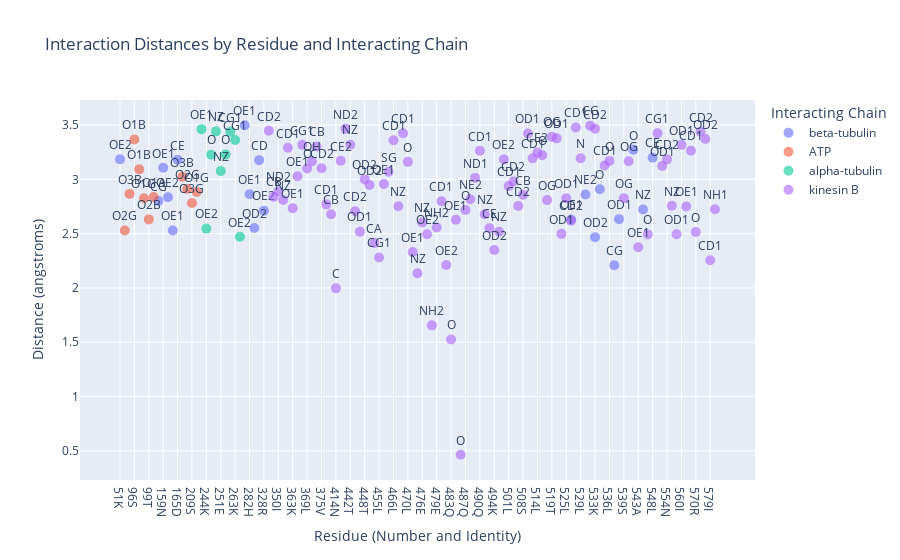

Notebook code for this chart:
### Markdown cell above
E

### Code cell
import pandas as pd
import plotly.express as px

# Define the path to the CSV file
csv_file_path = "/Users/jazzeruncal/git/Jazzer_surf/3d_predictions/same_seed/Seed_1/interactions_all_files.csv"

# Read the CSV file into a DataFrame
df = pd.read_csv(csv_file_path)

# Filter to get the shortest distances for each interaction
df = df.loc[df[df['chain'] == 'A'].groupby(['file', 'resi', 'interacting_chain'])['distance (angstroms)'].idxmin()]

# Exclude interactions with Mg and chain letters A, G, H
df = df[(df['interacting_resn'] != 'MG') & (~df['interacting_chain'].isin(['A', 'G', 'H']))].reset_index(drop=True)

# Map interacting_resn to single-letter codes for better readability
aa_dict = {
    'ALA': 'A', 'ARG': 'R', 'ASN': 'N', 'ASP': 'D', 'CYS': 'C', 'GLN': 'Q', 'GLU': 'E', 'GLY': 'G',
    'HIS': 'H', 'ILE': 'I', 'LEU': 'L', 'LYS': 'K', 'MET': 'M', 'PHE': 'F', 'PRO': 'P', 'SER': 'S',
    'THR': 'T', 'TRP': 'W', 'TYR': 'Y', 'VAL': 'V'
}
df['residue_one_letter'] = df['resn'].map(aa_dict)
df['residue'] = df['resi'].astype(str) + df['residue_one_letter']

# Replace chain letters with descriptive names
chain_map = {
    'B': 'kinesin B',
    'C': 'alpha-tubulin',
    'D': 'beta-tubulin',
    'E': 'ATP',
    'F': 'ATP'
}
df['interacting_chain'] = df['interacting_chain'].map(chain_map)

# Filter to specific files
df = df.loc[df['file'].isin([
    'fold_e_atp_tub_seed1_model_0', 
    ])]

# Group by file and interacting chain, keeping residues in order
grouped = df.groupby(['file', 'interacting_chain'])

# Create a list to store the output rows
output_rows = []

# Iterate over each group and extract information
for (file, chain), group in grouped:
    for _, row in group.iterrows():
        output_rows.append({
            'file': file,
            'interacting_chain': chain,
            'interacting_atom': row['interacting_atom'],
            'residue_number': row['resi'],
            'amino_acid': row['residue_one_letter'],
            'distance (angstroms)': row['distance (angstroms)'],
        })

# Convert the list to a DataFrame
interaction_df = pd.DataFrame(output_rows)

# Display the resulting DataFrame
interaction_df

interaction_df.to_csv("interaction_summary.csv", index=False)



# Load the data
csv_file_path = "interaction_summary.csv"
interaction_df = pd.read_csv(csv_file_path)

# Create a new column for the x-axis labels by concatenating residue number and amino acid
interaction_df['residue_label'] = interaction_df['residue_number'].astype(str) + interaction_df['amino_acid']

# Sort the dataframe by file and residue number to maintain order
interaction_df = interaction_df.sort_values(by=['file', 'residue_number'])

# Convert residue_label to a categorical type with the correct order
interaction_df['residue_label'] = pd.Categorical(interaction_df['residue_label'], 
                                                 categories=sorted(interaction_df['residue_label'].unique(), key=lambda x: int(''.join(filter(str.isdigit, x)))), 
                                                 ordered=True)

# Scatter plot for interaction distances with custom x-axis labels
fig_scatter = px.scatter(interaction_df, x='residue_label', y='distance (angstroms)', color='interacting_chain', text='interacting_atom',
                         title='Interaction Distances by Residue and Interacting Chain',
                         labels={'residue_label': 'Residue (Number and Identity)', 'distance (angstroms)': 'Distance (angstroms)', 'interacting_chain': 'Interacting Chain'},
                         hover_data=['file'])

fig_scatter.update_traces(textposition='top center', marker=dict(size=10, opacity=0.6))
fig_scatter.update_layout(xaxis={'categoryorder':'array', 'categoryarray': interaction_df['residue_label'].cat.categories})

# Show the plot
fig_scatter.show()

### Figure 1 — Plotly figure (JSON) as saved in the notebook; plotly's stock layout.template omitted (floating-point values rounded to 4 significant figures)
{"data": [{"customdata": [["fold_e_atp_tub_seed1_model_0"], ["fold_e_atp_tub_seed1_model_0"], ["fold_e_atp_tub_seed1_model_0"], ["fold_e_atp_tub_seed1_model_0"], ["fold_e_atp_tub_seed1_model_0"], ["fold_e_atp_tub_seed1_model_0"], ["fold_e_atp_tub_seed1_model_0"], ["fold_e_atp_tub_seed1_model_0"], ["fold_e_atp_tub_seed1_model_0"], ["fold_e_atp_tub_seed1_model_0"], ["fold_e_atp_tub_seed1_model_0"], ["fold_e_atp_tub_seed1_model_0"], ["fold_e_atp_tub_seed1_model_0"], ["fold_e_atp_tub_seed1_model_0"], ["fold_e_atp_tub_seed1_model_0"], ["fold_e_atp_tub_seed1_model_0"], ["fold_e_atp_tub_seed1_model_0"], ["fold_e_atp_tub_seed1_model_0"], ["fold_e_atp_tub_seed1_model_0"], ["fold_e_atp_tub_seed1_model_0"]], "hovertemplate": "Interacting Chain=beta-tubulin<br>Residue (Number and Identity)=%{x}<br>Distance (angstroms)=%{y}<br>interacting_atom=%{text}<br>file=%{customdata[0]}<extra></extra>", "legendgroup": "beta-tubulin", "marker": {"color": "#636efa", "opacity": 0.6, "size": 10, "symbol": "circle"}, "mode": "markers+text", "name": "beta-tubulin", "orientation": "v", "showlegend": true, "text": ["OE2", "CG", "OE1", "OE2", "OE1", "CE", "OE1", "OE1", "OD2", "CD", "OE2", "OE1", "NE2", "OD2", "O", "CG", "OD1", "O", "NZ", "CE"], "textposition": "top center", "type": "scatter", "x": ["51K", "148K", "159N", "163H", "164E", "165D", "280K", "282H", "286R", "287D", "328R", "526N", "530S", "533K", "534L", "537E", "538K", "541F", "545E", "548L"], "xaxis": "x", "y": [3.184, 2.8, 3.106, 2.834, 2.528, 3.179, 3.498, 2.863, 2.552, 3.176, 2.711, 2.63, 2.859, 2.468, 2.908, 2.208, 2.633, 3.272, 2.723, 3.2], "yaxis": "y"}, {"customdata": [["fold_e_atp_tub_seed1_model_0"], ["fold_e_atp_tub_seed1_model_0"], ["fold_e_atp_tub_seed1_model_0"], ["fold_e_atp_tub_seed1_model_0"], ["fold_e_atp_tub_seed1_model_0"], ["fold_e_atp_tub_seed1_model_0"], ["fold_e_atp_tub_seed1_model_0"], ["fold_e_atp_tub_seed1_model_0"], ["fold_e_atp_tub_seed1_model_0"], ["fold_e_atp_tub_seed1_model_0"], ["fold_e_atp_tub_seed1_model_0"]], "hovertemplate": "Interacting Chain=ATP<br>Residue (Number and Identity)=%{x}<br>Distance (angstroms)=%{y}<br>interacting_atom=%{text}<br>file=%{customdata[0]}<extra></extra>", "legendgroup": "ATP", "marker": {"color": "#EF553B", "opacity": 0.6, "size": 10, "symbol": "circle"}, "mode": "markers+text", "name": "ATP", "orientation": "v", "showlegend": true, "text": ["O2G", "O3B", "O1B", "O1B", "O1G", "O2B", "O1A", "O3B", "O2G", "O3G", "O1G"], "textposition": "top center", "type": "scatter", "x": ["94T", "95S", "96S", "97G", "98K", "99T", "100H", "205N", "208S", "209S", "241G"], "xaxis": "x", "y": [2.529, 2.866, 3.367, 3.092, 2.825, 2.631, 2.838, 3.023, 2.911, 2.782, 2.884], "yaxis": "y"}, {"customdata": [["fold_e_atp_tub_seed1_model_0"], ["fold_e_atp_tub_seed1_model_0"], ["fold_e_atp_tub_seed1_model_0"], ["fold_e_atp_tub_seed1_model_0"], ["fold_e_atp_tub_seed1_model_0"], ["fold_e_atp_tub_seed1_model_0"], ["fold_e_atp_tub_seed1_model_0"], ["fold_e_atp_tub_seed1_model_0"], ["fold_e_atp_tub_seed1_model_0"]], "hovertemplate": "Interacting Chain=alpha-tubulin<br>Residue (Number and Identity)=%{x}<br>Distance (angstroms)=%{y}<br>interacting_atom=%{text}<br>file=%{customdata[0]}<extra></extra>", "legendgroup": "alpha-tubulin", "marker": {"color": "#00cc96", "opacity": 0.6, "size": 10, "symbol": "circle"}, "mode": "markers+text", "name": "alpha-tubulin", "orientation": "v", "showlegend": true, "text": ["OE1", "OE2", "O", "NZ", "NZ", "O", "CG1", "CG1", "OE2"], "textposition": "top center", "type": "scatter", "x": ["242S", "244K", "245V", "250A", "251E", "259K", "262N", "263K", "266S"], "xaxis": "x", "y": [3.462, 2.546, 3.227, 3.441, 3.076, 3.228, 3.437, 3.362, 2.471], "yaxis": "y"}, {"customdata": [["fold_e_atp_tub_seed1_model_0"], ["fold_e_atp_tub_seed1_model_0"], ["fold_e_atp_tub_seed1_model_0"], ["fold_e_atp_tub_seed1_model_0"], ["fold_e_atp_tub_seed1_model_0"], ["fold_e_atp_tub_seed1_model_0"], ["fold_e_atp_tub_seed1_model_0"], ["fold_e_atp_tub_seed1_model_0"], ["fold_e_atp_tub_seed1_model_0"], ["fold_e_atp_tub_seed1_model_0"], ["fold_e_atp_tub_seed1_model_0"], ["fold_e_atp_tub_seed1_model_0"], ["fold_e_atp_tub_seed1_model_0"], ["fold_e_atp_tub_seed1_model_0"], ["fold_e_atp_tub_seed1_model_0"], ["fold_e_atp_tub_seed1_model_0"], ["fold_e_atp_tub_seed1_model_0"], ["fold_e_atp_tub_seed1_model_0"], ["fold_e_atp_tub_seed1_model_0"], ["fold_e_atp_tub_seed1_model_0"], ["fold_e_atp_tub_seed1_model_0"], ["fold_e_atp_tub_seed1_model_0"], ["fold_e_atp_tub_seed1_model_0"], ["fold_e_atp_tub_seed1_model_0"], ["fold_e_atp_tub_seed1_model_0"], ["fold_e_atp_tub_seed1_model_0"], ["fold_e_atp_tub_seed1_model_0"], ["fold_e_atp_tub_seed1_model_0"], ["fold_e_atp_tub_seed1_model_0"], ["fold_e_atp_tub_seed1_model_0"], ["fold_e_atp_tub_seed1_model_0"], ["fold_e_atp_tub_seed1_model_0"], ["fold_e_atp_tub_seed1_model_0"], ["fold_e_atp_tub_seed1_model_0"], ["fold_e_atp_tub_seed1_model_0"], ["fold_e_atp_tub_seed1_model_0"], ["fold_e_atp_tub_seed1_model_0"], ["fold_e_atp_tub_seed1_model_0"], ["fold_e_atp_tub_seed1_model_0"], ["fold_e_atp_tub_seed1_model_0"], ["fold_e_atp_tub_seed1_model_0"], ["fold_e_atp_tub_seed1_model_0"], ["fold_e_atp_tub_seed1_model_0"], ["fold_e_atp_tub_seed1_model_0"], ["fold_e_atp_tub_seed1_model_0"], ["fold_e_atp_tub_seed1_model_0"], ["fold_e_atp_tub_seed1_model_0"], ["fold_e_atp_tub_seed1_model_0"], ["fold_e_atp_tub_seed1_model_0"], ["fold_e_atp_tub_seed1_model_0"], ["fold_e_atp_tub_seed1_model_0"], ["fold_e_atp_tub_seed1_model_0"], ["fold_e_atp_tub_seed1_model_0"], ["fold_e_atp_tub_seed1_model_0"], ["fold_e_atp_tub_seed1_model_0"], ["fold_e_atp_tub_seed1_model_0"], ["fold_e_atp_tub_seed1_model_0"], ["fold_e_atp_tub_seed1_model_0"], ["fold_e_atp_tub_seed1_model_0"], ["fold_e_atp_tub_seed1_model_0"], ["fold_e_atp_tub_seed1_model_0"], ["fold_e_atp_tub_seed1_model_0"], ["fold_e_atp_tub_seed1_model_0"], ["fold_e_atp_tub_seed1_model_0"], ["fold_e_atp_tub_seed1_model_0"], ["fold_e_atp_tub_seed1_model_0"], ["fold_e_atp_tub_seed1_model_0"], ["fold_e_atp_tub_seed1_model_0"], ["fold_e_atp_tub_seed1_model_0"], ["fold_e_atp_tub_seed1_model_0"], ["fold_e_atp_tub_seed1_model_0"], ["fold_e_atp_tub_seed1_model_0"], ["fold_e_atp_tub_seed1_model_0"], ["fold_e_atp_tub_seed1_model_0"], ["fold_e_atp_tub_seed1_model_0"], ["fold_e_atp_tub_seed1_model_0"], ["fold_e_atp_tub_seed1_model_0"], ["fold_e_atp_tub_seed1_model_0"], ["fold_e_atp_tub_seed1_model_0"], ["fold_e_atp_tub_seed1_model_0"], ["fold_e_atp_tub_seed1_model_0"], ["fold_e_atp_tub_seed1_model_0"], ["fold_e_atp_tub_seed1_model_0"], ["fold_e_atp_tub_seed1_model_0"], ["fold_e_atp_tub_seed1_model_0"], ["fold_e_atp_tub_seed1_model_0"], ["fold_e_atp_tub_seed1_model_0"]], "hovertemplate": "Interacting Chain=kinesin B<br>Residue (Number and Identity)=%{x}<br>Distance (angstroms)=%{y}<br>interacting_atom=%{text}<br>file=%{customdata[0]}<extra></extra>", "legendgroup": "kinesin B", "marker": {"color": "#ab63fa", "opacity": 0.6, "size": 10, "symbol": "circle"}, "mode": "markers+text", "name": "kinesin B", "orientation": "v", "showlegend": true, "text": ["CD2", "CB", "ND2", "NZ", "CD1", "OE1", "OE1", "CG1", "O", "OH", "CB", "CD2", "CD1", "CB", "C", "CE2", "ND2", "NZ", "CD2", "OD1", "OD2", "OD2", "CA", "CG1", "OE1", "SG", "CD1", "NZ", "CD1", "O", "OE1", "NZ", "NZ", "OE2", "NH2", "NH2", "CD1", "OE2", "O", "OE1", "O", "O", "NE2", "ND1", "CD1", "NZ", "CE", "OD2", "NZ", "OE2", "CD1", "CD2", "CD2", "CB", "OD1", "CD1", "CE2", "O", "OG", "OG", "OD1", "OD1", "OD1", "CD2", "CD1", "N", "CG", "CD2", "CD1", "O", "OG", "OG", "OE1", "O", "CG1", "OD1", "CD2", "NZ", "OD1", "OD1", "OE1", "CD1", "O", "CD2", "OD2", "CD1", "NH1"], "textposition": "top center", "type": "scatter", "x": ["343R", "346A", "350I", "358E", "362L", "363K", "365Y", "366I", "369L", "370E", "373S", "375V", "410S", "412L", "414N", "417N", "419T", "442T", "444V", "447P", "448T", "449S", "452D", "455L", "462K", "463C", "466L", "467E", "469Q", "470L", "473K", "474E", "476E", "477K", "478K", "479E", "480I", "482E", "483Q", "484L", "486Q", "487Q", "488Q", "489E", "490Q", "491I", "493D", "494K", "495D", "498I", "501L", "502N", "505I", "508S", "511I", "512N", "514L", "515Y", "518S", "519T", "521E", "522N", "525L", "526N", "528Q", "529L", "532L", "533K", "535A", "536L", "539S", "540R", "543A", "546Q", "550I", "553L", "554N", "556E", "557N", "560I", "561K", "567L", "570R", "571I", "576D", "579I", "582L"], "xaxis": "x", "y": [3.447, 2.84, 2.888, 2.809, 3.29, 2.733, 3.029, 3.317, 3.099, 3.166, 3.302, 3.102, 2.769, 2.678, 1.996, 3.17, 3.464, 3.319, 2.707, 2.518, 2.999, 2.948, 2.414, 2.28, 2.956, 3.069, 3.36, 2.751, 3.424, 3.161, 2.33, 2.135, 2.603, 2.494, 1.656, 2.556, 2.798, 2.211, 1.525, 2.627, 0.4642, 2.717, 2.816, 3.013, 3.263, 2.678, 2.55, 2.35, 2.518, 3.184, 2.937, 2.98, 2.754, 2.858, 3.422, 3.193, 3.246, 3.221, 2.809, 3.393, 3.377, 2.498, 2.826, 2.619, 3.478, 3.195, 3.494, 3.465, 3.127, 3.169, 2.825, 3.166, 2.374, 2.493, 3.423, 3.122, 3.183, 2.757, 2.495, 3.317, 2.75, 3.264, 2.516, 3.438, 3.371, 2.255, 2.725], "yaxis": "y"}], "layout": {"legend": {"title": {"text": "Interacting Chain"}, "tracegroupgap": 0}, "title": {"text": "Interaction Distances by Residue and Interacting Chain"}, "xaxis": {"anchor": "y", "categoryarray": ["51K", "94T", "95S", "96S", "97G", "98K", "99T", "100H", "148K", "159N", "163H", "164E", "165D", "205N", "208S", "209S", "241G", "242S", "244K", "245V", "250A", "251E", "259K", "262N", "263K", "266S", "280K", "282H", "286R", "287D", "328R", "343R", "346A", "350I", "358E", "362L", "363K", "365Y", "366I", "369L", "370E", "373S", "375V", "410S", "412L", "414N", "417N", "419T", "442T", "444V", "447P", "448T", "449S", "452D", "455L", "462K", "463C", "466L", "467E", "469Q", "470L", "473K", "474E", "476E", "477K", "478K", "479E", "480I", "482E", "483Q", "484L", "486Q", "487Q", "488Q", "489E", "490Q", "491I", "493D", "494K", "495D", "498I", "501L", "502N", "505I", "508S", "511I", "512N", "514L", "515Y", "518S", "519T", "521E", "522N", "525L", "526N", "528Q", "529L", "530S", "532L", "533K", "534L", "535A", "536L", "537E", "538K", "539S", "540R", "541F", "543A", "545E", "546Q", "548L", "550I", "553L", "554N", "556E", "557N", "560I", "561K", "567L", "570R", "571I", "576D", "579I", "582L"], "categoryorder": "array", "domain": [0, 1], "title": {"text": "Residue (Number and Identity)"}}, "yaxis": {"anchor": "x", "domain": [0, 1], "title": {"text": "Distance (angstroms)"}}}}
